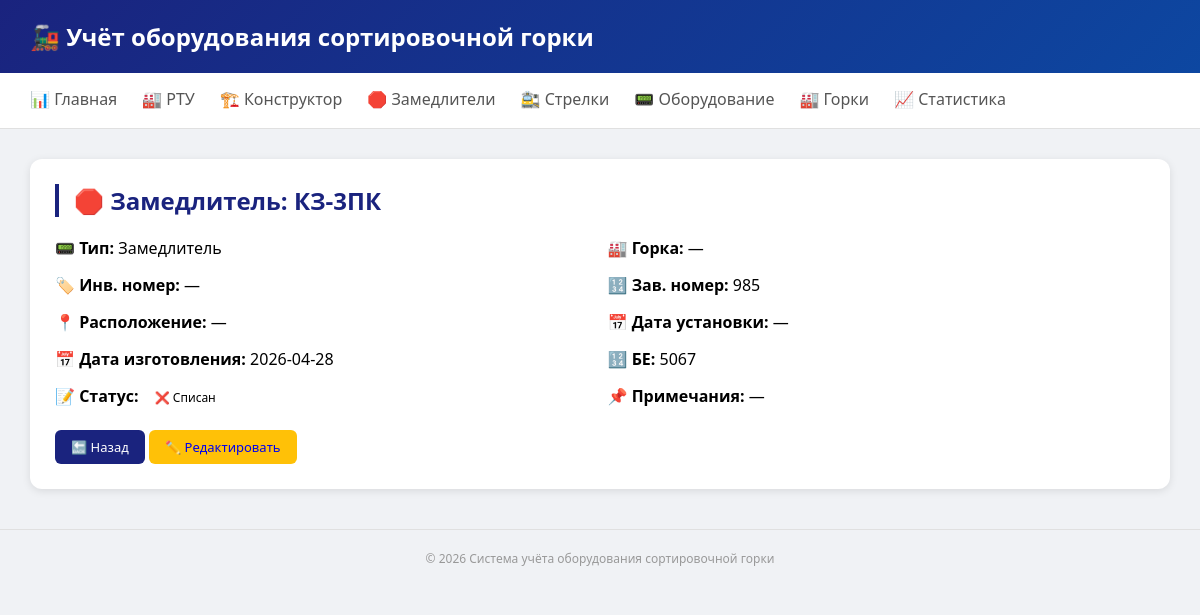
Before: /devices/16 with the older database file.
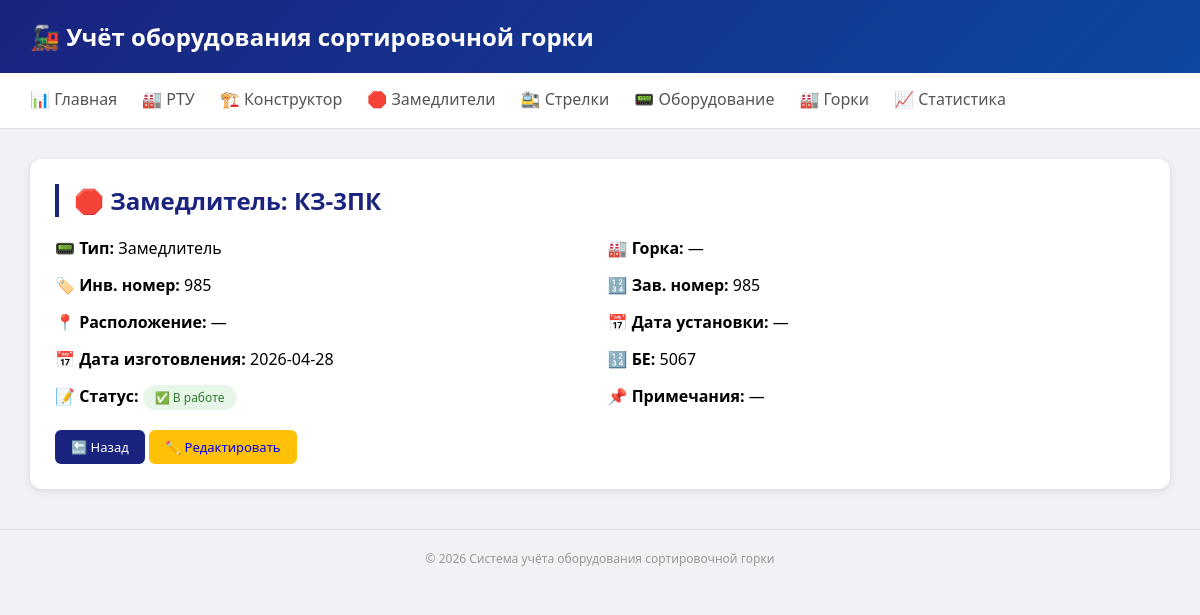
After: the same page with the newer database file.
### tables this page shows
CREATE TABLE devices (
        id INTEGER PRIMARY KEY AUTOINCREMENT,
        equipment_type_id INTEGER NOT NULL,
        park_id INTEGER,
        track_section_id INTEGER,
        brake_position_id INTEGER,
        
        model TEXT,
        inv_number TEXT UNIQUE,
        serial_number TEXT,
        
        location_detail TEXT,
        mount_date DATE,
        
        params TEXT,
        
        manufacture_date DATE,
        install_date DATE,
        last_check_date DATE,
        
        status TEXT DEFAULT 'active',
        notes TEXT, rtu_batch_id INTEGER, manufacturer TEXT, passport_data TEXT, height_mm INTEGER, network_number TEXT, be TEXT DEFAULT "5067", os6_name TEXT, os6_install_year INTEGER, os6_last_repair INTEGER, os6_last_modernization INTEGER,
        
        FOREIGN KEY (equipment_type_id) REFERENCES equipment_types(id),
        FOREIGN KEY (park_id) REFERENCES parks(id),
        FOREIGN KEY (track_section_id) REFERENCES track_sections(id),
        FOREIGN KEY (brake_position_id) REFERENCES brake_positions(id)
    );

### routers/devices.py (the view)
@router.get("/{device_id}", response_class=HTMLResponse)
async def device_detail(request: Request, device_id: int):
    device = get_device_by_id(device_id)
    if not device:
        raise HTTPException(status_code=404, detail="Устройство не найдено")
    components = get_components(device_id)
    return templates.TemplateResponse("device_detail.html", {
        "request": request, "device": device, "components": components
    })

### templates/device_detail.html (shortened to what this page needs)
{% extends "base.html" %}
{% block content %}
<div class="card">
    <h2>{{ device.icon or '' }} {{ device.equipment_type_name or 'Устройство' }}: {{ device.model or '—' }}</h2>
    <div style="display: grid; grid-template-columns: repeat(2, 1fr); gap: 15px;">
        <div><strong>📟 Тип:</strong> {{ device.equipment_type_name or '—' }}</div>
        <div><strong>🏭 Горка:</strong> {{ device.park_name or '—' }}</div>
        <div><strong>🏷️ Инв. номер:</strong> {{ device.inv_number or '—' }}</div>
        <div><strong>🔢 Зав. номер:</strong> {{ device.serial_number or '—' }}</div>
        <div><strong>📍 Расположение:</strong> {{ device.location_detail or '—' }}</div>
        <div><strong>📅 Дата установки:</strong> {{ device.install_date or '—' }}</div>
        <div><strong>📅 Дата изготовления:</strong> {{ device.manufacture_date or '—' }}</div>
        {% if device.be %}
        <div><strong>🔢 БЕ:</strong> {{ device.be }}</div>
        {% endif %}
        <div><strong>📝 Статус:</strong> <span class="badge badge-{{ device.status }}">{{ '✅ В работе' if device.status == 'active' else '📦 В запасе' if device.status == 'reserve' else '❌ Списан' }}</span></div>
        <div><strong>📌 Примечания:</strong> {{ device.notes or '—' }}</div>
    </div>
    <div style="margin-top: 20px;">
        <a href="/devices" class="btn btn-primary">🔙 Назад</a>
        <a href="/devices/{{ device.id }}/edit" class="btn" style="background: #ffc107;">✏️ Редактировать</a>
    </div>
</div>
{% endblock %}

Changed rows visible on the page:
changed devices "КЗ-3ПК": inv_number (not shown) → "985"; status "❌ Списан" → "✅ В работе"
Other visible differences:
{{ device.inv_number or '—' }}: "—" → (not shown)
